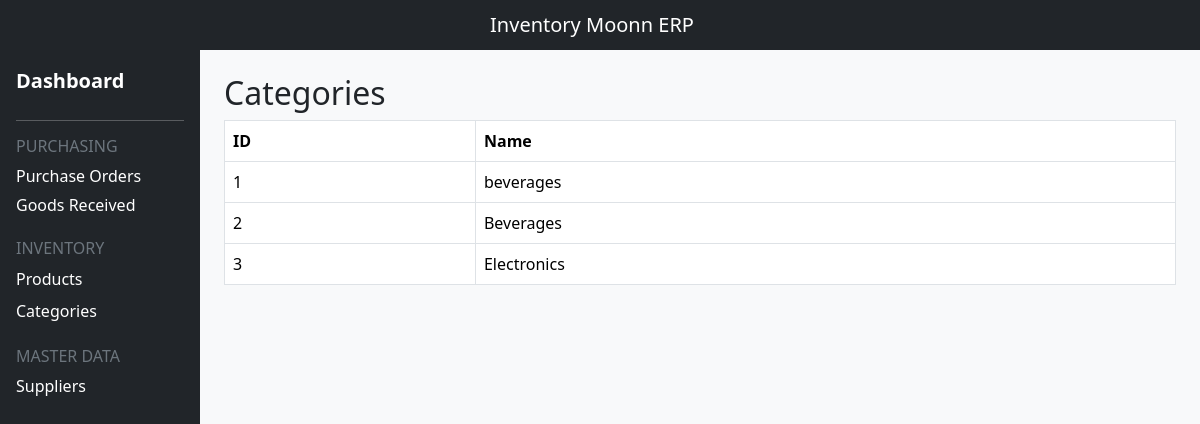
/categories/, run on an earlier commit of the app's database.
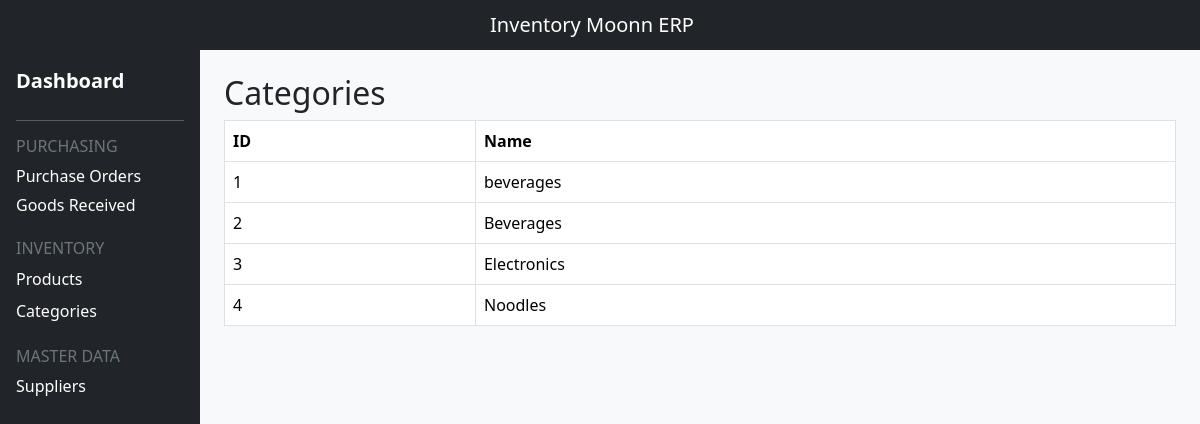
And on a later commit of the database.
### invmanagementsys/models.py (models this page shows, shortened)
class Category(models.Model):
    name = models.CharField(max_length=200)
    class Meta:
        verbose_name_plural ="Categories"

### invmanagementsys/views.py (the view)
# urls.py: path("categories/", views.category_list, name="category_list"),
def category_list(request):
     categories = Category.objects.all()
     return render(request, "invmanagementsys/category_list.html",
                   {"categories": categories})

### invmanagementsys/templates/invmanagementsys/category_list.html
{% extends "invmanagementsys/base.html" %}
{% block content %}
<h2>Categories</h2>
<table class = "table table-bordered">
    <thead>
        <tr>
            <th>ID</th>
            <th>Name</th>
        </tr>
    </thead>
    <tbody>
        {% for category in categories %}
        <tr>
           <td>{{ category.id }}</td>
           <td>{{ category.name }}</td>
        </tr>
        {% endfor %}
    </tbody>
</table>
{% endblock %}

What changed in the data, as far as the page shows it:
added Category: id "4", name "Noodles"
